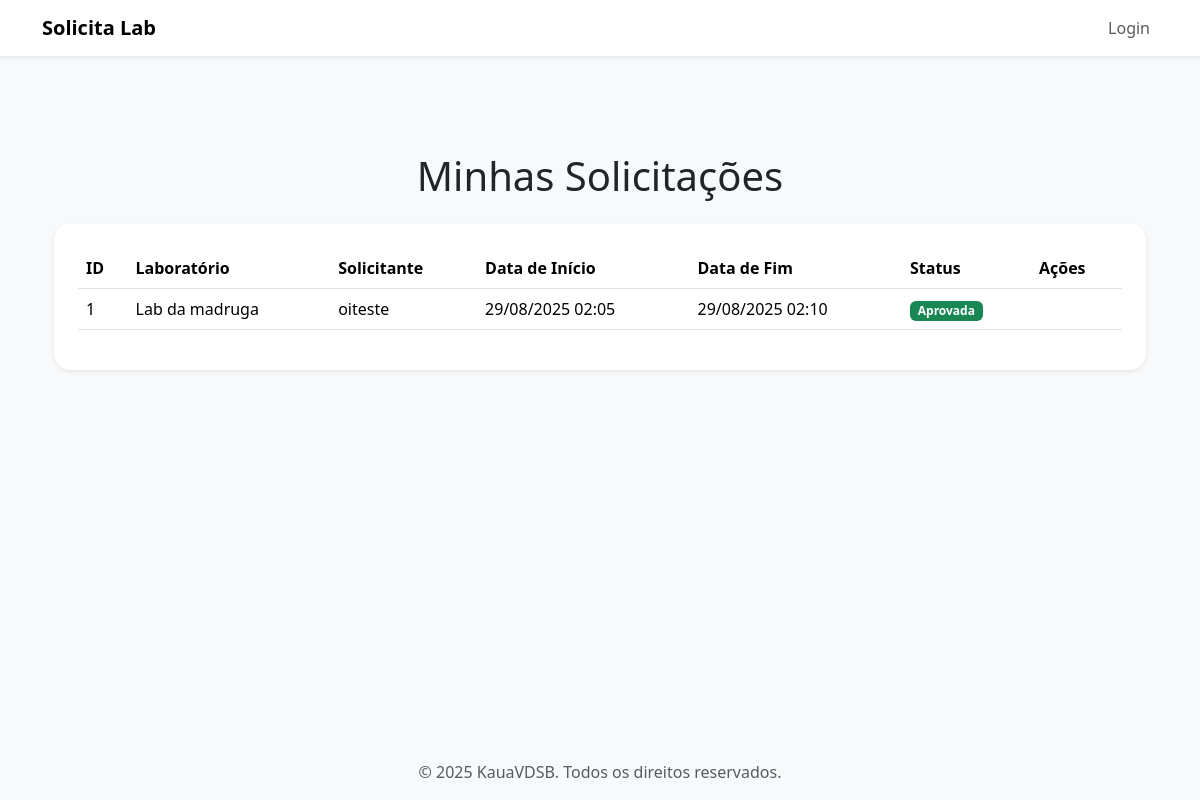
The app's page /solicitar/list, older data.
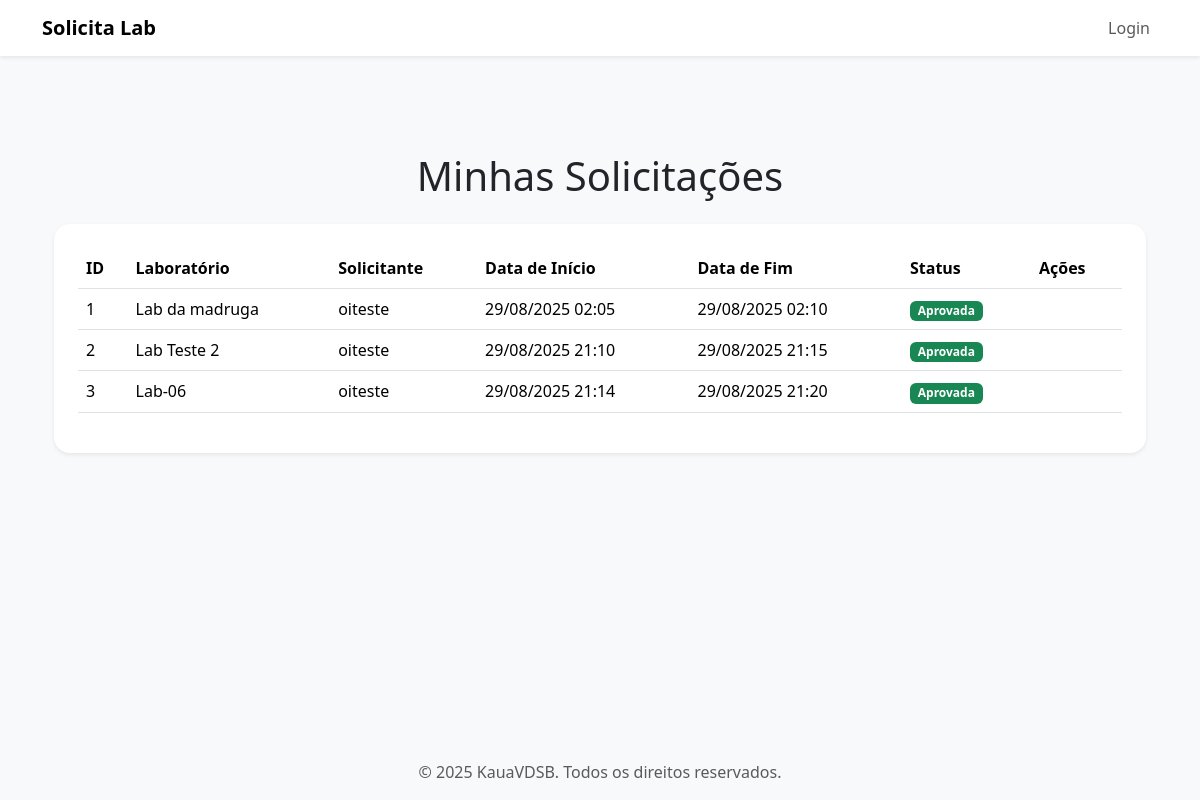
The same page, newer data.
### app/models.py (models this page shows)
class Solicitacao(db.Model):
    __tablename__ = 'solicitacoes'
    id = db.Column(db.Integer, primary_key=True)
    data_solicitacao = db.Column(
        db.DateTime, default=datetime.datetime.utcnow, nullable=False
    )
    data_agendada = db.Column(db.DateTime, nullable=False)
    data_encerramento = db.Column(db.DateTime, nullable=False)
    status = db.Column(db.String(20), default="Pendente", nullable=False)
    id_user = db.Column(db.Integer, db.ForeignKey('users.id'), nullable=False)
    id_lab = db.Column(db.Integer, db.ForeignKey('labs.id'), nullable=False)
    user = db.relationship('User', back_populates='solicitacoes')
    lab = db.relationship('Laboratorio', back_populates='solicitacoes')

class Laboratorio(db.Model):
    __tablename__ = 'labs'
    id = db.Column(db.Integer, primary_key=True)
    nome = db.Column(db.String(50), nullable=False)
    capacidade = db.Column(db.Integer, nullable=False)
    equipamentos = db.Column(db.String(200), nullable=False)
    abertura = db.Column(db.Time, nullable=False)
    fechamento = db.Column(db.Time, nullable=False)
    status = db.Column(db.String(12), default="Disponível", nullable=False)
    """ Relacao um-para-muitos: Um laboratorio pode ter muitas Solicitacoes.
        aponta para lab em Solicitacao.
    """
    solicitacoes = db.relationship(
        'Solicitacao', back_populates='lab', lazy=True
    )

class User(db.Model, UserMixin):
    __tablename__ = 'users'
    id = db.Column(db.Integer, primary_key=True)
    nome = db.Column(db.String(50), nullable=False)
    email = db.Column(db.String(120), nullable=False, unique=True)  #unicidade de e-mail
    senha = db.Column(db.String(200), nullable=False)
    professor = db.Column(db.Integer, default=1, nullable=False)
    admin = db.Column(db.Integer, default=0, nullable=False)
    """
    'db.relationship' define a relação entre esta classe e a classe 'Solicitacao'.
    * A relação é um-para-muitos: um User pode ter muitas Solicitacoes.
    * 'Solicitacao' é o nome da classe relacionada.
    * 'back_populates' cria a ligação bidirecional, ligando a este objeto
    a propriedade 'user' na classe Solicitacao.
    """
    solicitacoes = db.relationship(
        'Solicitacao', back_populates='user', lazy=True  #relacionando uma tabela com outra
    )

### app/routes.py (the view)
@app.route("/solicitar/list")
def solicitar_list():
    solicitacoes = Solicitacao.query.all()
    return render_template("solicitacoes/list.html", solicitacoes=solicitacoes)

### app/templates/solicitacoes/list.html (shortened to what this page needs)
{% extends 'base/base_bs.html' %}
{% block content %}
<div class="container my-5">
    <h1 class="mb-4 text-center">Minhas Solicitações</h1>
    <div class="card shadow-sm border-0 rounded-4">
        <div class="card-body p-4">
            {% if solicitacoes %}
            <div class="table-responsive">
                <table class="table table-hover align-middle">
                    <thead>
                        <tr>
                            <th>ID</th>
                            <th>Laboratório</th>
                            <th>Solicitante</th>
                            <th>Data de Início</th>
                            <th>Data de Fim</th>
                            <th>Status</th>
                            <th>Ações</th>
                        </tr>
                    </thead>
                    <tbody>
                        {% for solicitacao in solicitacoes %}
                        <tr>
                            <td>{{ solicitacao.id }}</td>
                            <td>{{ solicitacao.lab.nome }}</td>
                            <td>{{ solicitacao.user.nome }}</td>
                            <td>{{ solicitacao.data_agendada.strftime('%d/%m/%Y %H:%M') }}</td>
                            <td>{{ solicitacao.data_encerramento.strftime('%d/%m/%Y %H:%M') }}</td>
                            <td>
                                <span class="badge
                                    {% if solicitacao.status == 'Pendente' %} bg-warning text-dark
                                    {% elif solicitacao.status == 'Aprovada' %} bg-success
                                    {% elif solicitacao.status == 'Rejeitada' %} bg-danger
                                    {% else %} bg-secondary
                                    {% endif %}">
                                    {{ solicitacao.status }}
                                </span>
                            </td>
                            <td>
                            </td>
                        </tr>
                        {% endfor %}
                    </tbody>
                </table>
            </div>
            {% else %}
            <div class="alert alert-info text-center" role="alert">
                Nenhuma solicitação encontrada.
            </div>
            {% endif %}
        </div>
    </div>
</div>
{% endblock %}

### app/templates/base/base_bs.html (shortened to what this page needs)
<!DOCTYPE html>
<html lang="pt-br">
<head>
    <link href="https://cdn.jsdelivr.net/npm/bootstrap@5.3.3/dist/css/bootstrap.min.css" rel="stylesheet" xintegrity="sha384-QWTKZyjpPEjISv5WaRU9OFeRpok6YctnYmDr5pNlyT2bRjXh0JMhjY6hW+ALEwIH">
    <link rel="stylesheet" href="https://cdnjs.cloudflare.com/ajax/libs/font-awesome/6.5.2/css/all.min.css" xintegrity="sha512-SnH5WK+bZxgPHs44uWIX+LLJAJ9/2PkPKZ5QiAj6Ta86w+fsb2C/lV/m7Gk5c2v60Q/y6M8o2F3L2w6w7P9e9w==" />
    <link
        href="https://cdn.jsdelivr.net/npm/select2@4.0.13/dist/css/select2.min.css"
        rel="stylesheet"
    />
</head>
<body class="d-flex flex-column min-vh-100 bg-light">
    <div class="toast-container position-fixed top-0 start-0 p-3">
    </div>
    {% include 'base/header.html' %}
    <main class="container my-5 flex-grow-1">
        {% block content %}
        {% endblock %}
    </main>
    {% include 'base/footer.html' %}
</body>
</html>

### app/templates/base/header.html (shortened to what this page needs)
<header>
    <nav class="navbar navbar-expand-lg navbar-light bg-white shadow-sm">
        <div class="container-fluid container">
            <a class="navbar-brand fw-bold" href="{{ url_for('homepage') }}">
                Solicita Lab
            </a>
            <div class="collapse navbar-collapse justify-content-end" id="navbarNav">
                <ul class="navbar-nav">
                    {% if current_user.is_authenticated %}
                        <li class="nav-item dropdown">
                            <a class="nav-link dropdown-toggle" href="#" id="userDropdown" role="button" data-bs-toggle="dropdown" aria-expanded="false">
                                {% if current_user.admin %}
                                    <i class="fas fa-user-cog me-1"></i> Admin
                                {% else %}
                                    <i class="fas fa-user me-1"></i> Perfil
                                {% endif %}
                            </a>
                            <ul class="dropdown-menu" aria-labelledby="userDropdown">
                                <li>
                                    <a class="dropdown-item" href="{{ url_for('update_profile') }}">
                                        <i class="fas fa-edit me-2"></i> Editar Perfil
                                    </a>
                                </li>
                                {% if current_user.admin %}
                                <li>
                                    <a class="dropdown-item" href="{{ url_for('cadastro') }}">
                                        <i class="fas fa-user-plus me-2"></i> Cadastrar Novo Usuário
                                    </a>
                                </li>
                                {% endif %}
                                <li><hr class="dropdown-divider"></li>
                                <li>
                                    <a class="dropdown-item" href="{{ url_for('logout') }}">
                                        <i class="fas fa-sign-out-alt me-2"></i> Sair
                                    </a>
                                </li>
                            </ul>
                        </li>
                        <li class="nav-item dropdown">
                            <a class="nav-link dropdown-toggle" href="#" id="labsDropdown" role="button" data-bs-toggle="dropdown" aria-expanded="false">
                                <i class="fas fa-flask me-1"></i> Laboratórios
                            </a>
                            <ul class="dropdown-menu" aria-labelledby="labsDropdown">
                                <li>
                                    <a class="dropdown-item" href="{{ url_for('labs_list') }}">
                                        <i class="fas fa-list me-2"></i> Listar Labs
                                    </a>
                                </li>
                                <li>
                                    <a class="dropdown-item" href="{{ url_for('solicitar_create') }}">
                                        <i class="fas fa-calendar-plus me-2"></i> Solicitar Lab
                                    </a>
                                </li>
                                {% if current_user.admin %}
                                <li><hr class="dropdown-divider"></li>
                                <li>
                                    <a class="dropdown-item" href="{{ url_for('labs_create') }}">
                                        <i class="fas fa-plus-circle me-2"></i> Criar Lab
                                    </a>
                                </li>
                                {% endif %}
                            </ul>
                        </li>
                        <li class="nav-item">
                            <a class="nav-link" href="{{ url_for('solicitar_list') }}">
                                <i class="fas fa-calendar-check me-1"></i> Solicitações
                            </a>
                        </li>
                    {% else %}
                        <li class="nav-item">
                            <a class="nav-link" href="{{ url_for('login') }}">Login</a>
                        </li>
                    {% endif %}
                </ul>
            </div>
        </div>
    </nav>
</header>

### app/templates/base/footer.html
<footer class="bg-light text-muted text-center py-3 mt-auto">
    <div class="container">
        <p class="mb-0">&copy; 2025 KauaVDSB. Todos os direitos reservados.</p>
    </div>
</footer>

Row changes from the older to the newer data that the page shows:
added Solicitacao: id "2", lab.nome "Lab Teste 2", user.nome "oiteste", data_agendada "29/08/2025 21:10", data_encerramento "29/08/2025 21:15", status "Aprovada"
added Solicitacao: id "3", lab.nome "Lab-06", user.nome "oiteste", data_agendada "29/08/2025 21:14", data_encerramento "29/08/2025 21:20", status "Aprovada"
